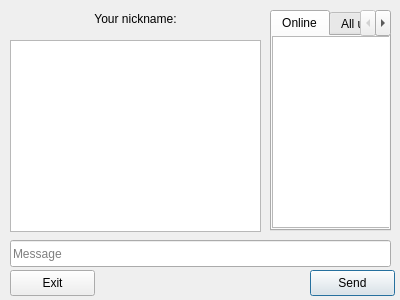
<?xml version="1.0" encoding="UTF-8"?>
<ui version="4.0">
 <class>Chat</class>
 <widget class="QDialog" name="Chat">
  <property name="geometry">
   <rect>
    <x>0</x>
    <y>0</y>
    <width>400</width>
    <height>300</height>
   </rect>
  </property>
  <property name="windowTitle">
   <string>Dialog</string>
  </property>
  <widget class="QLineEdit" name="messageEdit">
   <property name="geometry">
    <rect>
     <x>10</x>
     <y>240</y>
     <width>381</width>
     <height>27</height>
    </rect>
   </property>
   <property name="placeholderText">
    <string>Message</string>
   </property>
  </widget>
  <widget class="QPushButton" name="sendButton">
   <property name="geometry">
    <rect>
     <x>310</x>
     <y>270</y>
     <width>85</width>
     <height>26</height>
    </rect>
   </property>
   <property name="text">
    <string>Send</string>
   </property>
  </widget>
  <widget class="QPushButton" name="ExitButton">
   <property name="geometry">
    <rect>
     <x>10</x>
     <y>270</y>
     <width>85</width>
     <height>26</height>
    </rect>
   </property>
   <property name="text">
    <string>Exit</string>
   </property>
  </widget>
  <widget class="QTextBrowser" name="messageBox">
   <property name="geometry">
    <rect>
     <x>10</x>
     <y>40</y>
     <width>251</width>
     <height>192</height>
    </rect>
   </property>
  </widget>
  <widget class="QTabWidget" name="tabWidget">
   <property name="geometry">
    <rect>
     <x>270</x>
     <y>10</y>
     <width>121</width>
     <height>221</height>
    </rect>
   </property>
   <property name="currentIndex">
    <number>0</number>
   </property>
   <widget class="QWidget" name="tab">
    <attribute name="title">
     <string>Online</string>
    </attribute>
    <widget class="QListWidget" name="userList">
     <property name="geometry">
      <rect>
       <x>0</x>
       <y>0</y>
       <width>121</width>
       <height>192</height>
      </rect>
     </property>
    </widget>
   </widget>
   <widget class="QWidget" name="tab_2">
    <attribute name="title">
     <string>All users</string>
    </attribute>
    <widget class="QListWidget" name="allUserList">
     <property name="geometry">
      <rect>
       <x>0</x>
       <y>0</y>
       <width>121</width>
       <height>191</height>
      </rect>
     </property>
    </widget>
   </widget>
  </widget>
  <widget class="QLabel" name="nicknameLable">
   <property name="geometry">
    <rect>
     <x>10</x>
     <y>10</y>
     <width>251</width>
     <height>17</height>
    </rect>
   </property>
   <property name="text">
    <string>Your nickname:</string>
   </property>
   <property name="alignment">
    <set>Qt::AlignCenter</set>
   </property>
  </widget>
 </widget>
 <resources/>
 <connections/>
</ui>
